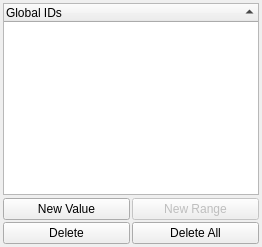
          <widget class="QWidget" name="page_Global_IDs">
           <layout class="QVBoxLayout">
            <property name="spacing">
             <number>3</number>
            </property>
            <property name="margin">
             <number>3</number>
            </property>
            <item>
             <widget class="pqTreeWidget" name="GlobalIDs">
              <property name="alternatingRowColors">
               <bool>true</bool>
              </property>
              <property name="selectionMode">
               <enum>QAbstractItemView::ExtendedSelection</enum>
              </property>
              <property name="rootIsDecorated">
               <bool>false</bool>
              </property>
              <property name="sortingEnabled">
               <bool>true</bool>
              </property>
              <column>
               <property name="text">
                <string>Global IDs</string>
               </property>
              </column>
             </widget>
            </item>
            <item>
             <layout class="QGridLayout">
              <property name="spacing">
               <number>2</number>
              </property>
              <item row="0" column="0">
               <widget class="QPushButton" name="NewValue_GlobalIDs">
                <property name="toolTip">
                 <string>Add a single value to the current set</string>
                </property>
                <property name="statusTip">
                 <string>Add a single value to the current set.</string>
                </property>
                <property name="text">
                 <string>New Value</string>
                </property>
               </widget>
              </item>
              <item row="1" column="1">
               <widget class="QPushButton" name="DeleteAll_GlobalIDs">
                <property name="enabled">
                 <bool>true</bool>
                </property>
                <property name="toolTip">
                 <string>Delete all values</string>
                </property>
                <property name="text">
                 <string>Delete All</string>
                </property>
               </widget>
              </item>
              <item row="0" column="1">
               <widget class="QPushButton" name="NewRange_GlobalIDs">
                <property name="enabled">
                 <bool>false</bool>
                </property>
                <property name="toolTip">
                 <string>Add a single value to the current set</string>
                </property>
                <property name="statusTip">
                 <string>Add a single value to the current set.</string>
                </property>
                <property name="text">
                 <string>New Range</string>
                </property>
               </widget>
              </item>
              <item row="1" column="0">
               <widget class="QPushButton" name="Delete_GlobalIDs">
                <property name="enabled">
                 <bool>true</bool>
                </property>
                <property name="toolTip">
                 <string>Delete selected values from the current set</string>
                </property>
                <property name="text">
                 <string>Delete</string>
                </property>
               </widget>
              </item>
             </layout>
            </item>
           </layout>
          </widget>
